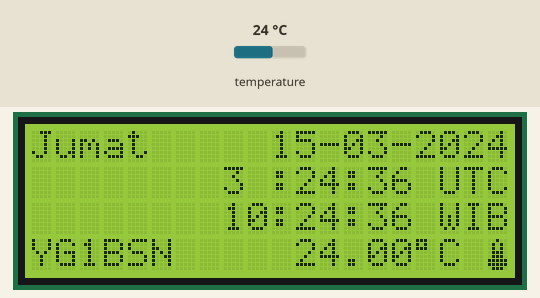
This sketch was run on a simulated Arduino Uno, built with avr-gcc and run on an emulated ATmega328P. Parts: 20×4 character LCD. Inputs (shaded band) come from the test bench; at power-on: temperature 24 °C. The local clock reads 2024-03-15 10:24:30 at power-on unless the sketch sets it.

Above: at 6.3 s.
6.4 s: temperature set to 12 °C
At 7.9 s:
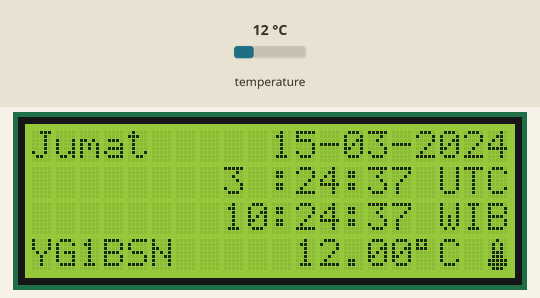
8.6 s: temperature set to 19 °C
At 9.9 s:
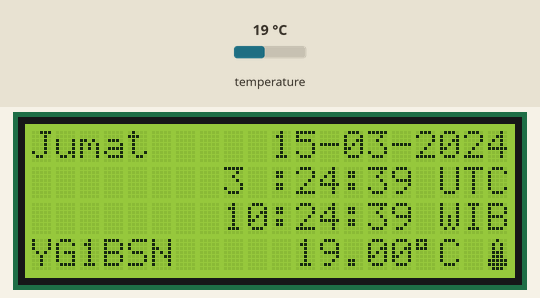
10.6 s: temperature set to 28 °C
At 11.5 s:
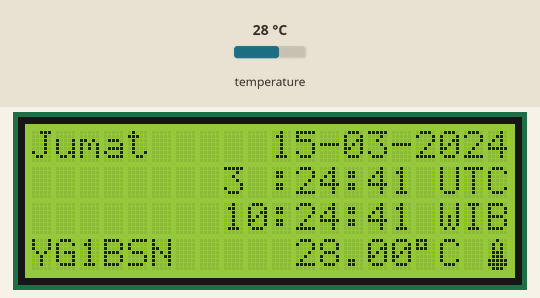
Timing chart, 0 to 13.6 s (numbered marks = the images above; inputs shaded):
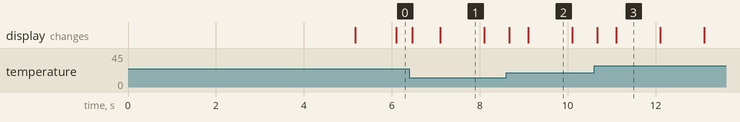

The sketch:

utc-wib-yg1bsn.ino
```cpp
// YG1BSN - Adang Hidayat
// 2024/08/13
// jam digital yang ada hari, tanggal UTC dan WIB, temperatur juga sih, yang pakai RTC Modul dan tampilan ke LCD 20x4, pakai yang Arduino UNO
// Menjelang hari pramuka ke 63

#include <LiquidCrystal_I2C.h>
#include <Wire.h>
#include "RTClib.h"

LiquidCrystal_I2C lcd(0X27, 20, 4);
RTC_DS3231 rtc;

char daysOfTheWeek[7][12] = {"Ahad", "Senin", "Selasa", "Rabu", "Kamis", "Jumat", "Sabtu"};
byte char_temp[8]={B00100,B01010,B01010,B01110,B01110,B11111,B11111,B01110}; // icon thermometer

void setup()
{
  rtc.begin();
  lcd.init();
  lcd.backlight();
  lcd.createChar(0,char_temp);
  lcd.setCursor(0, 0);
  lcd.print("Halowwww Barayaaaa!");
  lcd.setCursor(0,3);
  lcd.print("de YG1BSN");
  delay(5000);
  lcd.clear();
  if (rtc.lostPower()) {
    // When time needs to be set on a new device, or after a power loss, the
    // following line sets the RTC to the date & time this sketch was compiled
    rtc.adjust(DateTime(F(__DATE__), F(__TIME__)));
  }
}

void loop()
{
  DateTime now = rtc.now();
  //lcd.setCursor(column,row);
//------------------------------Tampilan Hari dan Tanggal-----------------------------//
  lcd.setCursor(0,0);
  lcd.print(daysOfTheWeek[now.dayOfTheWeek()]);
  lcd.setCursor(10,0);
  if (now.day() <=9 )
  {
    lcd.print("0");
    lcd.setCursor (13,0);
    lcd.print(now.day(),DEC);
  }
  else {lcd.print(now.day(),DEC);}
  lcd.setCursor(12,0);
  lcd.print("-");
  lcd.setCursor(13,0);
  if (now.month() <=9 )
  {
    lcd.print("0");
    lcd.setCursor(14,0);
    lcd.print(now.month(),DEC);
  }
  else {lcd.print(now.month(),DEC);}
  lcd.setCursor(15,0);
  lcd.print("-");
  lcd.setCursor(16,0);
  lcd.print(now.year(),DEC);
//------------------------------Tampilan UTC-----------------------------//
  lcd.setCursor(17,1);
  lcd.print("UTC");
  lcd.setCursor(8,1);
  if (now.hour() <=9 )
  {
    lcd.print("0");
    lcd.setCursor(9,1);
    lcd.print(now.hour(),DEC);
  }
  else {lcd.print(now.hour()-7,DEC);}
  lcd.setCursor(10,1);
  lcd.print(":");
  lcd.setCursor(11,1);
  if (now.minute() <=9 )
  {
    lcd.print("0");
    lcd.setCursor(12,1);
    lcd.print(now.minute(),DEC);
  }
  else {lcd.print(now.minute(),DEC);}
  lcd.setCursor(13,1);
  lcd.print(":");
  lcd.setCursor(14,1);

  if (now.second() <=9 )
  {
    lcd.print("0");
    lcd.setCursor(15,1);
    lcd.print(now.second(),DEC);
  }
  else {lcd.print(now.second(),DEC);}
  //------------------------------Tampilan WIB-----------------------------//
  lcd.setCursor(17,2);
  lcd.print("WIB");
  lcd.setCursor(8,2);
  if (now.hour() <=9 )
  {
    lcd.print("0");
    lcd.setCursor(9,2);
    lcd.print(now.hour(),DEC);
  }
  else {lcd.print(now.hour(),DEC);}
  lcd.setCursor(10,2);
  lcd.print(":");
  lcd.setCursor(11,2);
  if (now.minute() <=9 )
  {
    lcd.print("0");
    lcd.setCursor(12,2);
    lcd.print(now.minute(),DEC);
  }
  else {lcd.print(now.minute(),DEC);}
  lcd.setCursor(13,2);
  lcd.print(":");
  lcd.setCursor(14,2);

  if (now.second() <=9 )
  {
    lcd.print("0");
    lcd.setCursor(15,2);
    lcd.print(now.second(),DEC);
  }
  else {lcd.print(now.second(),DEC);}
//------------------------------Tampilan Suhu-----------------------------//
  lcd.setCursor(0,3);
  lcd.print("YG1BSN");
  lcd.setCursor(11,3);
  lcd.print(rtc.getTemperature());
  lcd.setCursor(16,3);
  lcd.write((char)223);
  lcd.setCursor(17,3);
  lcd.print("C");
  lcd.setCursor(19,3);
  lcd.print(char(0));
}
```

Measured:
- what the display in image 1 shows lasts 1.0 s, from 7.1 s to 8.1 s
